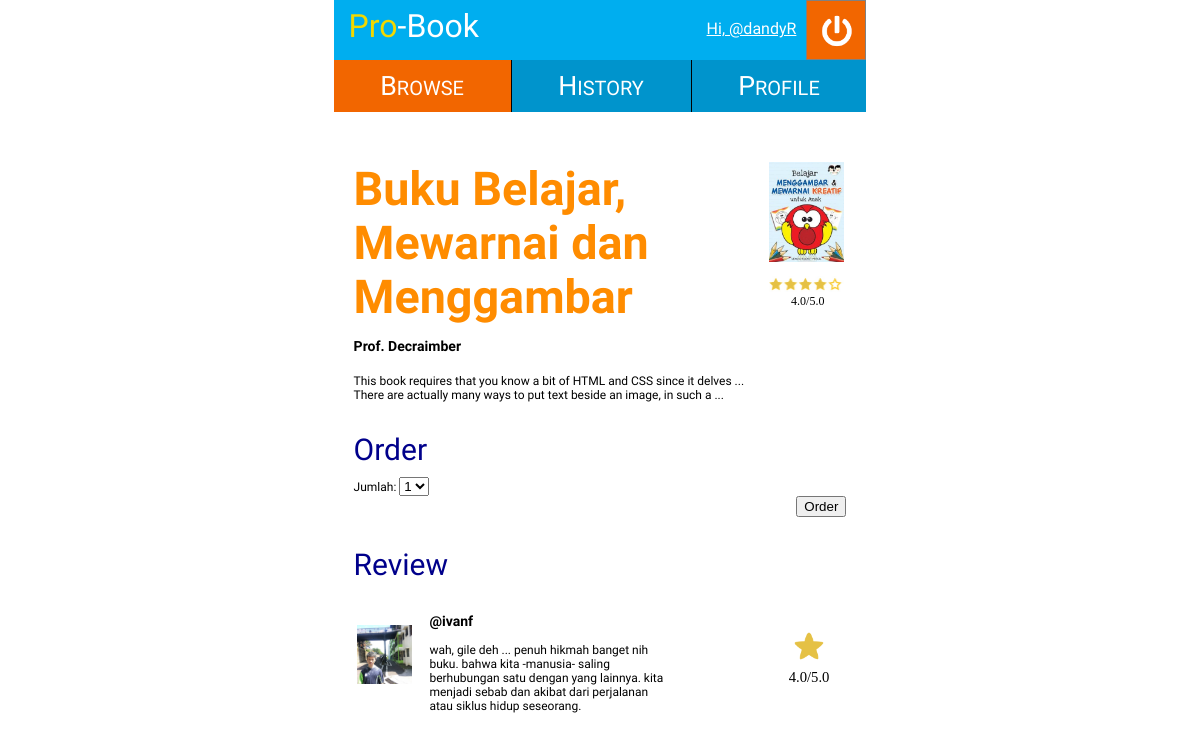
The app's page /views/pages/BookDetail.php?id-book=1114 (signed in) with its own data.
### tables this page shows
CREATE TABLE `book` (
  `id-book` int(11) NOT NULL,
  `title` varchar(50) NOT NULL,
  `description` text NOT NULL,
  `author` varchar(50) NOT NULL,
  `price` int(11) NOT NULL,
  `avatar` varchar(255) NOT NULL
);

CREATE TABLE `review` (
  `id-review` int(11) NOT NULL,
  `content` text NOT NULL,
  `id-book` int(11) NOT NULL,
  `username` varchar(50) NOT NULL,
  `rating` int(11) NOT NULL,
  `id-order` int(11) NOT NULL
);

CREATE TABLE `user` (
  `username` varchar(16) NOT NULL,
  `name` varchar(50) NOT NULL,
  `email` varchar(50) NOT NULL,
  `password` varchar(50) NOT NULL,
  `address` varchar(255) NOT NULL,
  `phone-number` varchar(16) NOT NULL,
  `avatar` varchar(255) NOT NULL
);

### Model/Database.php (called while the page is built, shortened)
<?php
class Database
{
  public static function getDB()
  {
    static $db = null;
    if ($db === null) {
      try
      {
        $dsn = 'mysql:host=' . Config::DB_HOST . ';dbname=' . Config::DB_NAME . ';charset=utf8';
        $db = new PDO($dsn, Config::DB_USER, Config::DB_PASSWORD);
      }
      catch(PDOException $ex)
      {
          die("Failed to connect to the database: " . $ex->getMessage());
      }
      $db->setAttribute(PDO::ATTR_ERRMODE, PDO::ERRMODE_EXCEPTION);
    }
    return $db;
  }
  public static function exec($query, $queryParams = NULL)
  {
      $db = self::getDB();
      $statement = $db->prepare($query);
      if (empty($queryParams))  {
        $statement->execute();
      } else  {
        $statement->execute($queryParams);
      }
      if (strpos($query, 'SELECT') !== false || strpos($query, 'select') !== false || strpos($query, 'Select') !== false) {
        return $statement->fetchAll(PDO::FETCH_ASSOC);
      }
      return;
  }
}
?>

### Controller/BookDetailController.php (called while the page is built, shortened)
<?php
if (class_exists('Config'))  {
  require_once(Config::DOCUMENT_ROOT . '/Model/Database.php');
} else  {
  require_once('../Model/Database.php');
}
class BookDetailController  {
  public static function bookdetail()  {
    $query = "
      SELECT
        `id-book`,
        username,
        rating,
        content,
        book.avatar as bookAvatar,
        user.avatar,
        title,
        description,
        author
        FROM
        `book`
        LEFT JOIN
          `review`
          USING
            (`id-book`)
           LEFT JOIN
              `user`
              USING (`username`)
      WHERE
        `id-book` = :idbook;";
    $queryParams = array(
      ':idbook' => $_GET['id-book']
    );
    return Database::exec($query, $queryParams);
  }
}
if ($_POST)  {
  $idorder = BookDetailController::order()[0]['LAST_INSERT_ID()'];
  header('Content-type: text/plain');
  echo $idorder;
} else  {
  $reviews = BookDetailController::bookdetail();
}
?>

### views/pages/BookDetail.php (the view, shortened to what this page needs)
<?php
  include Config::DOCUMENT_ROOT . '/Controller/BookDetailController.php';
?>
<!DOCTYPE html>
<html>
	<head>
		<link rel="stylesheet" href="../../public/css/global.css" type="text/css"/>
		<link rel="stylesheet" href="../../public/css/header.css" type="text/css"/>
    <link rel="stylesheet" href="../../public/css/book-detail.css" type="text/css"/>
	</head>
  <body>
    <div class="frame">
      <?php include Config::DOCUMENT_ROOT . "/views/includes/Header.php";?>
      <div class="container">
        <div class="flex-container">
          <div class="description">
            <h1><?php echo $reviews[0]['title'] ?></h1>
            <h3><?php echo $reviews[0]['author'] ?></h3>
            <div class="desc"><?php echo $reviews[0]['description'] ?></div>
          </div>
          <div class="image-rating">
            <img src="<?php echo '../../public/img/' . $reviews[0]['bookAvatar']?>" alt="foto-buku">
            <br><br><br><br><br><br><br><br>
            <div class="rating">
              <?php
                if($reviews[0]['rating'] < 3) {
                  if($reviews[0]['rating'] >= 2 ) {
                    echo "<img src='../../public/img/star2.jpg' alt='foto-buku' class='star_png'>";
                  } elseif($reviews[0]['rating'] >= 1) {
                    echo "<img src='../../public/img/star1.jpg' alt='foto-buku'class='star_png'>";
                  } else{
                    echo "<img src='../../public/img/star0.jpg' alt='foto-buku'class='star_png'>";
                  }
                } else {
                  if($reviews[0]['rating'] < 4) {
                    echo "<img src='../../public/img/star3.jpg' alt='foto-buku' class='star_png'>";
                  } elseif ($reviews[0]['rating'] < 5) {
                    echo "<img src='../../public/img/star4.jpg' alt='foto-buku' class='star_png'>";
                  } else {
                    echo "<img src='../../public/img/star5.jpg' alt='foto-buku' class='star_png'>";
                  }
                }
                echo "<div class='rate'>".number_format((float)$reviews[0]['rating'],1,'.','')."/5.0</div>";
              ?>
            </div>
          </div>
        </div>
        <form action="<?php echo Config::APP_URL . '/Controller/BookDetailController.php' ?>" method="post">
          <div class="judul-order">Order</div>
          <div class="form-input-attr">
            <label for="quantity">Jumlah:</label>
            <select name="quantity" id="quantity">
              <option value="1">1</option>
            </select>
          </div>
          <div id="order-button">
            <input type="submit" value="Order" name="Order">
          </div>
        </form>
        <div class="review">
          <div class="judul-review">Review</div>
          <table>
            <tr>
              <th style="width: 15%"></th>
              <th style="width: 50%"></th>
              <th style="width: 25%"></th>
            </tr>
            <?php
              foreach ($reviews as $review) {
                echo $view =
                "<tr>
                  <td>
                    <img src=" . '../../public/img/' . $review['avatar'] . " alt='No Review'>
                  </td>
                  <td>
                    <h3>". $review['username']."</h3>
                    ". $review['content']."
                  <td>
                  <td>
                    <img src='../../public/img/star-on1.png' alt='tesdoang' calss = 'imagerev'><br><span class='ratingrev'>". number_format((float)$review['rating'],1,'.','')."/5.0</span>
                  <td>
                </tr>";
              }
            ?>
          </table>
        </div>
      </div>
    </div>
  </body>
</html>

### public/css/global.css (style rules this page uses)
* { box-sizing: border-box; }
body { font-family: 'Varela Round', 'Open Sans'; font-size: 12px; letter-spacing: 0px; }
h1 { color: #FF8C00; font-size: 35pt; margin: 0; }
.frame { width: 45%; margin: auto; position: relative; }
.container { padding: 20px; padding-top: 50px; }

### public/css/header.css (style rules this page uses)
body { margin-top: 0px; }

### public/css/book-detail.css (style rules this page uses)
img { width: 80%; }
.rate { font-family: calibri; margin-right:20px; }
.image-rating > img { width: 100px; object-fit: contain; display: block; height: 100px; position: absolute; right: 50px; margin-right: -40px; }
.ratingrev { margin-right:10px; font-family:calibri; font-size:11pt; }
.flex-container { display: flex; }
form { text-align: left; margin-top: 30px; margin-bottom: 30px; }
#order-button { text-align: right; }
.judul-order, .judul-review { font-size: 30px; color:darkblue; margin-bottom: 10px; }
.description { text-align: left; }
.image-rating { text-align: right; }
td { text-align: left; }
.desc { margin: 0; margin-top: 20px; }
.rating { margin-right: 2px; }
.star_png { width: 75px; object-fit: contain; display: block; height: 20px; }

### records on screen
book: title "Buku Belajar, Mewarnai dan Menggambar", author "Prof. Decraimber", description "This book requires that you know a bit of HTML and CSS since it delves ... There are actually many ways to put text beside an image, in such a ...", avatar (picture), review.rating "4.0", user.avatar (picture), review.username "@ivanf", review.content "wah, gile deh ... penuh hikmah banget nih buku. bahwa kita -manusia- saling berhubungan satu dengan yang lainnya. kita menjadi sebab dan akibat dari perjalanan atau siklus hidup seseorang."

### other values on screen
$_COOKIE['username'] "@dandyR"
